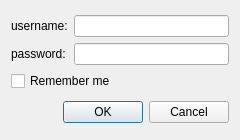
<?xml version="1.0" encoding="UTF-8"?>
<ui version="4.0">
 <class>Login</class>
 <widget class="QDialog" name="Login">
  <property name="geometry">
   <rect>
    <x>0</x>
    <y>0</y>
    <width>240</width>
    <height>140</height>
   </rect>
  </property>
  <property name="windowTitle">
   <string>Login</string>
  </property>
  <layout class="QVBoxLayout" name="verticalLayout">
   <item>
    <layout class="QGridLayout" name="gridLayout">
     <item row="0" column="0">
      <widget class="QLabel" name="username">
       <property name="text">
        <string>username:</string>
       </property>
      </widget>
     </item>
     <item row="0" column="1">
      <widget class="QLineEdit" name="usrInput"/>
     </item>
     <item row="1" column="0">
      <widget class="QLabel" name="password">
       <property name="text">
        <string>password:</string>
       </property>
      </widget>
     </item>
     <item row="1" column="1">
      <widget class="QLineEdit" name="pasInput"/>
     </item>
     <item row="2" column="0" colspan="2">
      <widget class="QCheckBox" name="checkBox">
       <property name="text">
        <string>Remember me</string>
       </property>
      </widget>
     </item>
    </layout>
   </item>
   <item>
    <widget class="QDialogButtonBox" name="buttonBox">
     <property name="standardButtons">
      <set>QDialogButtonBox::Cancel|QDialogButtonBox::Ok</set>
     </property>
    </widget>
   </item>
  </layout>
 </widget>
 <resources/>
 <connections/>
</ui>
